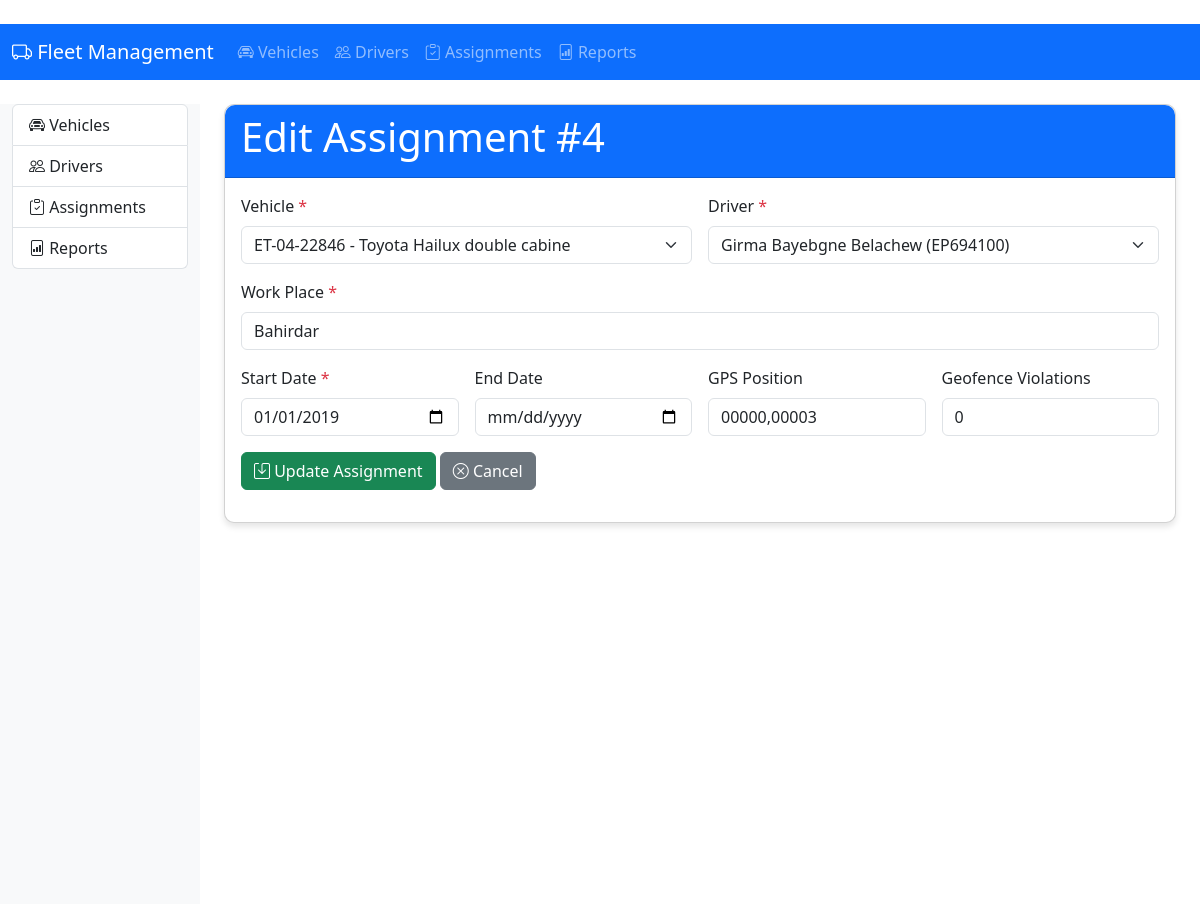
The app's page /assignments/4 with its own data.
### app.py (models this page shows)
class Assignment(db.Model):
    id = db.Column(db.Integer, primary_key=True)
    plate_number = db.Column(db.String(20), db.ForeignKey('vehicle.plate_number'))
    driver_id = db.Column(db.Integer, db.ForeignKey('driver.id'))
    work_place = db.Column(db.String(100))
    start_date = db.Column(db.Date)
    end_date = db.Column(db.Date)
    gps_position = db.Column(db.String(50))
    geofence_violations = db.Column(db.Integer)

class Vehicle(db.Model):
    plate_number = db.Column(db.String(20), primary_key=True)
    chasis = db.Column(db.String(50), unique=True, nullable=False)
    vehicle_type = db.Column(Enum(*VEHICLE_TYPES, name='vehicle_types'))
    make = db.Column(db.String(50))
    model = db.Column(db.String(50))
    year = db.Column(db.String(4))
    fuel_type = db.Column(Enum(*FUEL_TYPES, name='fuel_types'))
    fuel_capacity = db.Column(db.Float)
    fuel_consumption = db.Column(db.Float)
    loading_capacity = db.Column(db.String(100))
    assigned_for = db.Column(Enum(*ASSIGNMENT_TYPES, name='assignment_types'))
    compliance = db.relationship('Compliance', backref='vehicle', uselist=False)
    maintenance = db.relationship('Maintenance', backref='vehicle')
    assignments = db.relationship('Assignment', backref='vehicle')

class Driver(db.Model):
    id = db.Column(db.Integer, primary_key=True)
    name = db.Column(db.String(100), nullable=False)
    id_number = db.Column(db.String(50), unique=True)
    phone = db.Column(db.String(15))
    reporting_to = db.Column(db.String(100))
    assignments = db.relationship('Assignment', backref='driver')

### app.py (the view, shortened to what this page needs)
@app.route('/assignments/<int:assignment_id>', methods=['GET', 'POST'])
def edit_assignment(assignment_id):
    assignment = Assignment.query.get_or_404(assignment_id)
    vehicles = Vehicle.query.all()
    drivers = Driver.query.all()
    return render_template('edit_assignment.html', assignment=assignment, vehicles=vehicles, drivers=drivers)

### app.py (called while the page is built)
@app.before_request
def create_tables():
    db.create_all()

### templates/edit_assignment.html (shortened to what this page needs)
﻿{% extends "base.html" %}
{% block content %}
<div class="container">
    <div class="card">
        <div class="card-header bg-primary text-white">
            <h1>Edit Assignment #{{ assignment.id }}</h1>
        </div>
        <div class="card-body">
            <form method="POST">
                <div class="row g-3">
                    <div class="col-md-6">
                        <label class="form-label">Vehicle <span class="text-danger">*</span></label>
                        <select class="form-select" name="plate_number" required>
                            <option value="{{ assignment.plate_number }}" selected>
                                {{ assignment.vehicle.plate_number }} - {{ assignment.vehicle.make }} {{ assignment.vehicle.model }}
                            </option>
                        </select>
                    </div>
                    <div class="col-md-6">
                        <label class="form-label">Driver <span class="text-danger">*</span></label>
                        <select class="form-select" name="driver_id" required>
                            <option value="{{ assignment.driver_id }}" selected>
                                {{ assignment.driver.name }} ({{ assignment.driver.id_number }})
                            </option>
                        </select>
                    </div>
                    <div class="col-md-12">
                        <label class="form-label">Work Place <span class="text-danger">*</span></label>
                        <input type="text" class="form-control" name="work_place" value="{{ assignment.work_place }}" required>
                    </div>
                    <div class="col-md-3">
                        <label class="form-label">Start Date <span class="text-danger">*</span></label>
                        <input type="date" class="form-control" name="start_date" value="{{ assignment.start_date }}" required>
                    </div>
                    <div class="col-md-3">
                        <label class="form-label">End Date</label>
                        <input type="date" class="form-control" name="end_date" value="{{ assignment.end_date or '' }}">
                    </div>
                    <div class="col-md-3">
                        <label class="form-label">GPS Position</label>
                        <input type="text" class="form-control" name="gps_position" value="{{ assignment.gps_position }}" placeholder="lat,long">
                    </div>
                    <div class="col-md-3">
                        <label class="form-label">Geofence Violations</label>
                        <input type="number" class="form-control" name="geofence_violations" value="{{ assignment.geofence_violations }}">
                    </div>
                    <div class="col-12">
                        <button type="submit" class="btn btn-success">
                            <i class="bi bi-save"></i> Update Assignment
                        </button>
                        <a href="/assignments" class="btn btn-secondary">
                            <i class="bi bi-x-circle"></i> Cancel
                        </a>
                    </div>
                </div>
            </form>
        </div>
    </div>
</div>
{% endblock %}

### templates/base.html (style rules this page uses)
.card { margin-bottom: 20px; border-radius: 10px; box-shadow: 0 4px 6px rgba(0,0,0,0.1); }
.card-header { border-radius: 10px 10px 0 0 !important; }

### records on screen
Assignment: id "4", work_place "Bahirdar", start_date "01/01/2019", gps_position "00000,00003", geofence_violations "0"
Vehicle: plate_number "ET-04-22846 - Toyota Hailux double cabine"
Driver: driver_id "Girma Bayebgne Belachew (EP694100)"
